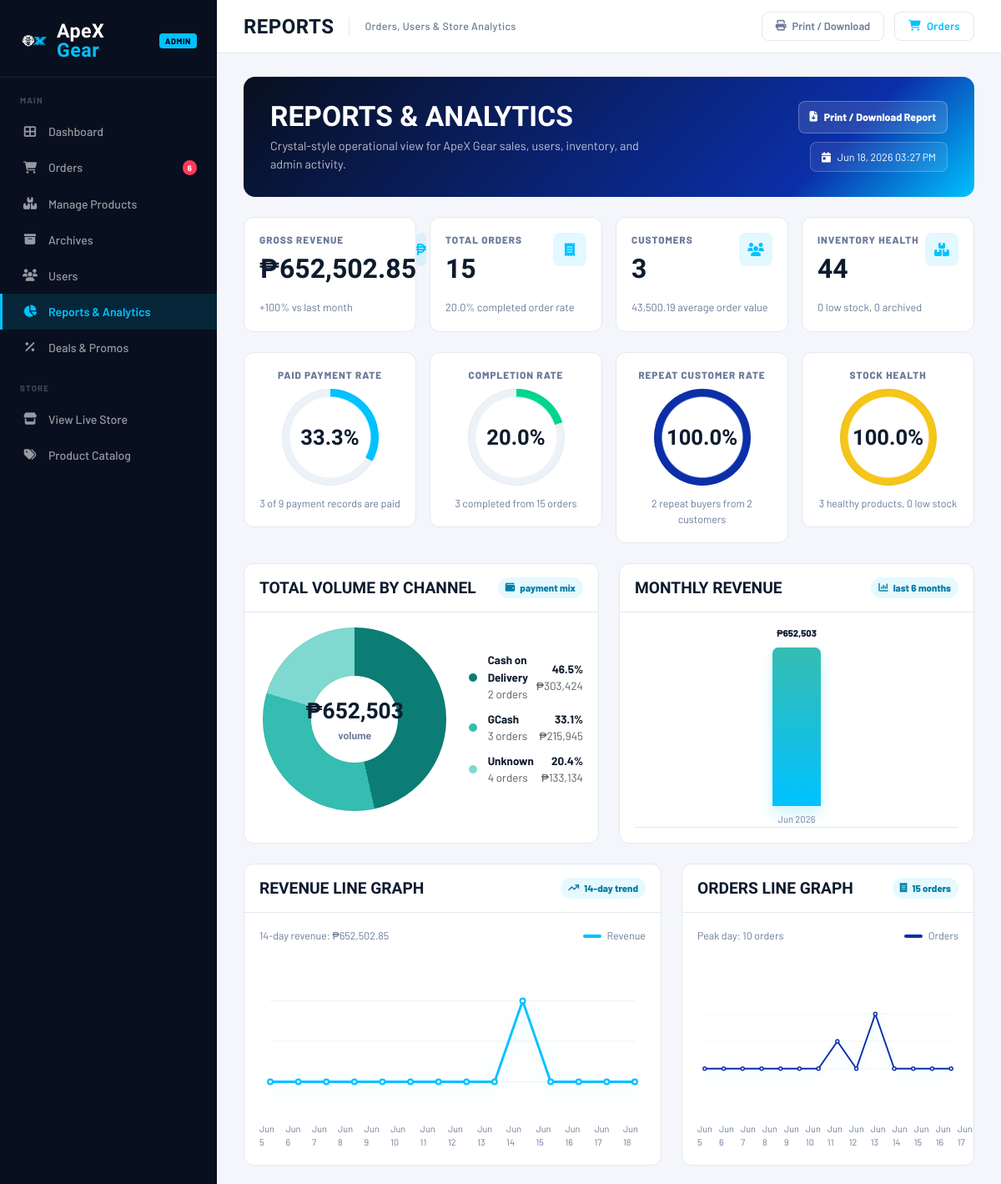
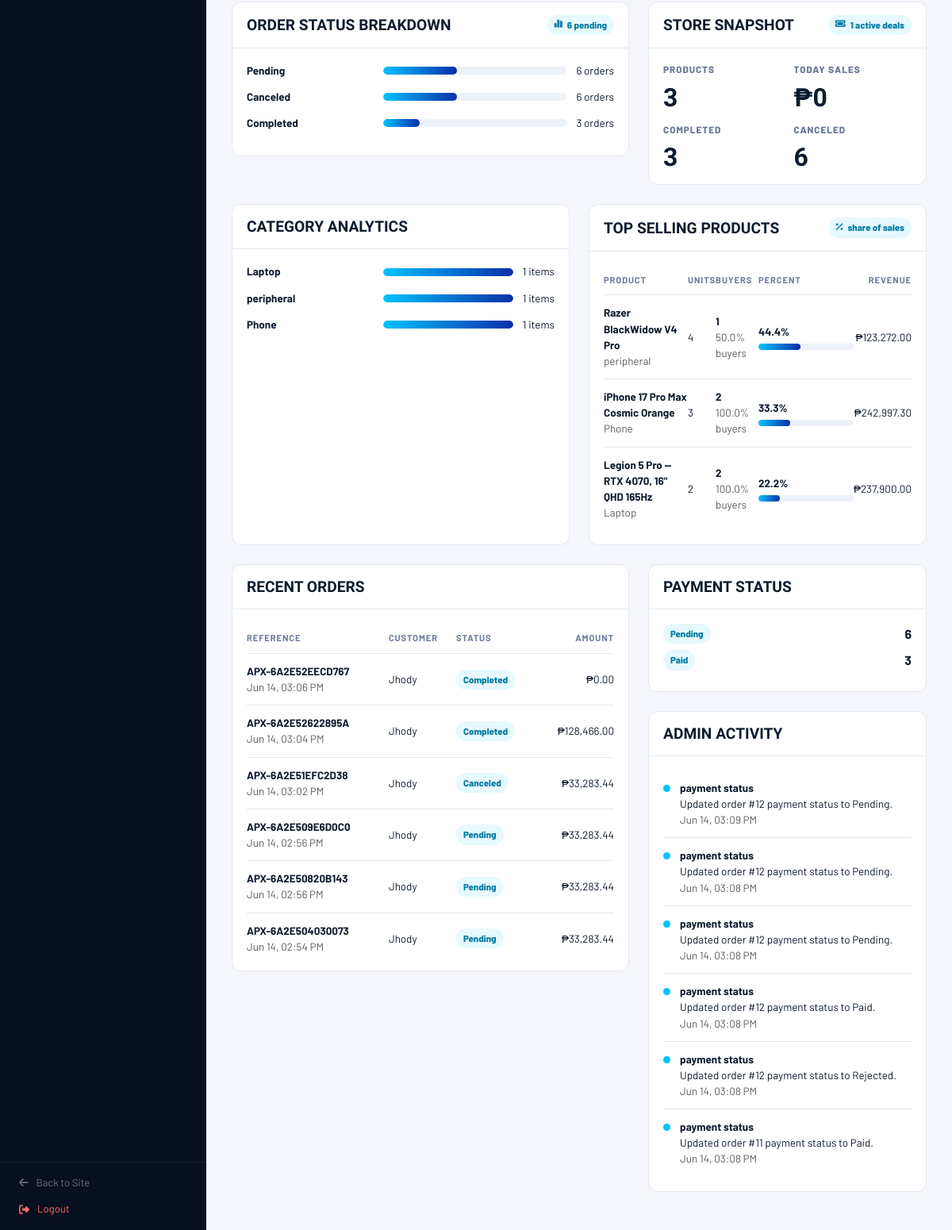
Screenshot of /admin/report.php (signed in) with the database file from the repository (2 pictures, top to bottom).
### tables this page shows
CREATE TABLE `orders_tbl` (
  `order_id` int(11) NOT NULL,
  `user_id` int(11) DEFAULT NULL,
  `order_ref_code` varchar(50) NOT NULL,
  `coupon_id` int(11) DEFAULT NULL,
  `coupon_code` varchar(50) DEFAULT NULL,
  `discount_amount` decimal(10,2) NOT NULL DEFAULT 0.00,
  `subtotal` decimal(10,2) NOT NULL,
  `tax` decimal(10,2) NOT NULL,
  `shipping_fee` decimal(10,2) NOT NULL,
  `total_amount` decimal(10,2) NOT NULL,
  `order_status` varchar(50) NOT NULL DEFAULT 'Pending',
  `created_at` datetime NOT NULL DEFAULT current_timestamp()
);

CREATE TABLE `admin_activity_tbl` (
  `activity_id` int(11) NOT NULL,
  `admin_id` int(11) DEFAULT NULL,
  `activity_type` varchar(50) NOT NULL,
  `message` text NOT NULL,
  `created_at` datetime NOT NULL DEFAULT current_timestamp()
);

### admin/report.php (the view, shortened to what the rows shown need)
<?php
$db = new Database();
$conn = $db->getConnection();
function rowsValue(mysqli $conn, string $sql): array
{
    $result = $conn->query($sql);
    $rows = [];
    while ($row = $result->fetch_assoc()) {
        $rows[] = $row;
    }
    return $rows;
}
$recentOrders = rowsValue($conn, "
    SELECT o.order_id, o.order_ref_code, o.total_amount, o.order_status, o.created_at,
           COALESCE(u.username, 'Guest') AS buyer
    FROM orders_tbl o
    LEFT JOIN users_tbl u ON o.user_id = u.user_id
    ORDER BY o.created_at DESC
    LIMIT 6
");
$activityRows = rowsValue($conn, "
    SELECT activity_type, message, created_at
    FROM admin_activity_tbl
    ORDER BY created_at DESC
    LIMIT 6
");
?>
<!DOCTYPE html>
<html lang="en">
<head>
    <link href="https://cdn.jsdelivr.net/npm/bootstrap@5.3.3/dist/css/bootstrap.min.css" rel="stylesheet">
    <link href="https://cdnjs.cloudflare.com/ajax/libs/font-awesome/6.5.0/css/all.min.css" rel="stylesheet">
    <link href="../assets/css/style.css" rel="stylesheet">
    <link href="../assets/css/admin-style.css" rel="stylesheet">
</head>
<body>
    <div class="main-wrap">
        <main class="page-body">
            <section class="report-hero">
                <div>
                    <h1>Reports &amp; Analytics</h1>
                </div>
            </section>
            <div class="row g-4 mb-4">
                <div class="col-12 col-xl-6">
                    <section class="report-panel h-100">
                        <div class="report-panel-header">
                            <h2>Total Volume by Channel</h2>
                        </div>
                    </section>
                </div>
                <div class="col-12 col-xl-6">
                    <section class="report-panel h-100">
                        <div class="report-panel-header">
                            <h2>Monthly Revenue</h2>
                        </div>
                    </section>
                </div>
            </div>
            <div class="row g-4 mb-4">
                <div class="col-12 col-xl-7">
                    <section class="report-panel h-100">
                        <div class="report-panel-header">
                            <h2>Revenue Line Graph</h2>
                        </div>
                    </section>
                </div>
                <div class="col-12 col-xl-5">
                    <section class="report-panel h-100">
                        <div class="report-panel-header">
                            <h2>Orders Line Graph</h2>
                        </div>
                    </section>
                </div>
            </div>
            <div class="row g-4 mb-4">
                <div class="col-12 col-xl-7">
                    <section class="report-panel">
                        <div class="report-panel-header">
                            <h2>Order Status Breakdown</h2>
                        </div>
                    </section>
                </div>
                <div class="col-12 col-xl-5">
                    <section class="report-panel h-100">
                        <div class="report-panel-header">
                            <h2>Store Snapshot</h2>
                        </div>
                    </section>
                </div>
            </div>
            <div class="row g-4 mb-4">
                <div class="col-12 col-xl-6">
                    <section class="report-panel h-100">
                        <div class="report-panel-header"><h2>Category Analytics</h2></div>
                    </section>
                </div>
                <div class="col-12 col-xl-6">
                    <section class="report-panel h-100">
                        <div class="report-panel-header">
                            <h2>Top Selling Products</h2>
                        </div>
                        <div class="report-panel-body">
                            <table class="analytics-table">
                                <thead>
                                    <tr>
                                        <th>Product</th>
                                        <th>Units</th>
                                        <th>Buyers</th>
                                        <th>Percent</th>
                                        <th class="text-end">Revenue</th>
                                    </tr>
                                </thead>
                            </table>
                        </div>
                    </section>
                </div>
            </div>
            <div class="row g-4">
                <div class="col-12 col-xl-7">
                    <section class="report-panel recent-orders-panel">
                        <div class="report-panel-header"><h2>Recent Orders</h2></div>
                        <div class="report-panel-body">
                            <table class="analytics-table">
                                <thead>
                                    <tr>
                                        <th>Reference</th>
                                        <th>Customer</th>
                                        <th>Status</th>
                                        <th class="text-end">Amount</th>
                                    </tr>
                                </thead>
                                <tbody>
                                    <?php foreach ($recentOrders as $order): ?>
                                        <tr>
                                            <td>
                                                <strong><?php echo htmlspecialchars($order['order_ref_code']); ?></strong><br>
                                                <span class="text-muted"><?php echo date('M d, h:i A', strtotime($order['created_at'])); ?></span>
                                            </td>
                                            <td><?php echo htmlspecialchars($order['buyer']); ?></td>
                                            <td><span class="status-pill"><?php echo htmlspecialchars($order['order_status']); ?></span></td>
                                            <td class="text-end">&#8369;<?php echo number_format((float) $order['total_amount'], 2); ?></td>
                                        </tr>
                                    <?php endforeach; ?>
                                </tbody>
                            </table>
                        </div>
                    </section>
                </div>
                <div class="col-12 col-xl-5">
                    <section class="report-panel mb-4">
                        <div class="report-panel-header"><h2>Payment Status</h2></div>
                    </section>
                    <section class="report-panel">
                        <div class="report-panel-header"><h2>Admin Activity</h2></div>
                        <div class="report-panel-body">
                            <?php foreach ($activityRows as $activity): ?>
                                <div class="activity-item">
                                    <div class="activity-dot"></div>
                                    <div>
                                        <strong><?php echo htmlspecialchars(str_replace('_', ' ', $activity['activity_type'])); ?></strong><br>
                                        <span><?php echo htmlspecialchars($activity['message']); ?></span><br>
                                        <span class="text-muted"><?php echo date('M d, h:i A', strtotime($activity['created_at'])); ?></span>
                                    </div>
                                </div>
                            <?php endforeach; ?>
                        </div>
                    </section>
                </div>
            </div>
        </main>
    </div>
</body>
</html>

### rows the page displays
orders_tbl: order_ref_code "APX-6A2E52EECD767", created_at "Jun 14, 03:06 PM", buyer "Jhody", order_status "Completed", total_amount "0.00"
orders_tbl: order_ref_code "APX-6A2E52622895A", created_at "Jun 14, 03:04 PM", buyer "Jhody", order_status "Completed", total_amount "128,466.00"
orders_tbl: order_ref_code "APX-6A2E51EFC2D38", created_at "Jun 14, 03:02 PM", buyer "Jhody", order_status "Canceled", total_amount "33,283.44"
orders_tbl: order_ref_code "APX-6A2E509E6D0C0", created_at "Jun 14, 02:56 PM", buyer "Jhody", order_status "Pending", total_amount "33,283.44"
orders_tbl: order_ref_code "APX-6A2E50820B143", created_at "Jun 14, 02:56 PM", buyer "Jhody", order_status "Pending", total_amount "33,283.44"
orders_tbl: order_ref_code "APX-6A2E504030073", created_at "Jun 14, 02:54 PM", buyer "Jhody", order_status "Pending", total_amount "33,283.44"
admin_activity_tbl: activity_type "payment status", message "Updated order #12 payment status to Pending.", created_at "Jun 14, 03:09 PM"
admin_activity_tbl: activity_type "payment status", message "Updated order #12 payment status to Pending.", created_at "Jun 14, 03:08 PM"
admin_activity_tbl: activity_type "payment status", message "Updated order #12 payment status to Pending.", created_at "Jun 14, 03:08 PM"
admin_activity_tbl: activity_type "payment status", message "Updated order #12 payment status to Paid.", created_at "Jun 14, 03:08 PM"
admin_activity_tbl: activity_type "payment status", message "Updated order #12 payment status to Rejected.", created_at "Jun 14, 03:08 PM"
admin_activity_tbl: activity_type "payment status", message "Updated order #11 payment status to Paid.", created_at "Jun 14, 03:08 PM"

### other values shown
$pendingOrderBadge "6"
$grossRevenue "652,502.85"
pctChange($monthRevenue, $lastMonthRevenue) "+100%"
$totalOrders "15"
$completionRate "20.0"
$totalUsers "3"
$averageOrderValue "43,500.19"
$totalStock "44"
$lowStock "0"
$archivedProducts "0"
$paidRate "33.3"
$paidPayments "3"
$totalPayments "9"
$completedOrders "3"
$repeatCustomerRate "100.0"
